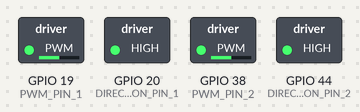
This program was run on a simulated ESP32-S3. On the bench: switched loads named in the program (green lamp = pin HIGH).

Above: at 0.05 s.
At 5.95 s:
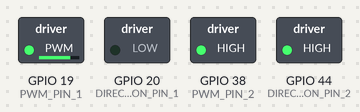
At 8.2 s:
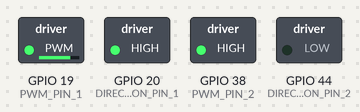
At 10.45 s:
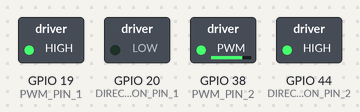
At 14.95 s:
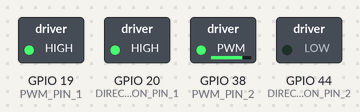
Timing chart, 0 to 17.3 s (numbered marks = the images above):
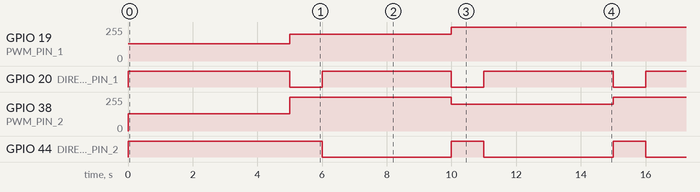

Measured:
- by itself, GPIO 19 (PWM_PIN_1): alternates 255/255 for 10.0 s and 199/255 for 5.0 s
- by itself, GPIO 20 (DIRECTION_PIN_1): alternates HIGH for 4.0 s and LOW for 1.0 s
- by itself, GPIO 38 (PWM_PIN_2): goes 255/255 5.0 s, 199/255 5.0 s, 255/255 10.0 s, 199/255 5.0 s, then 255/255
- by itself, GPIO 44 (DIRECTION_PIN_2): alternates HIGH for 1.0 s and LOW for 4.0 s

The program:

main.cpp
```cpp
#include <Arduino.h>

#define PWM_PIN_1 19          // PWM output pin RIGHT motor
#define DIRECTION_PIN_1 20    // Direction control pin
#define PWM_PIN_2 38          // PWM output pin LEFT motor
#define DIRECTION_PIN_2 44    // Direction control pin
#define PWM_FREQUENCY 100000  // 100 kHz
#define PWM_RESOLUTION 8      // 8-bit resolution
#define PWM_CHANNEL_1 0       // PWM channel
#define PWM_CHANNEL_2 2       // PWM channel
#define SWITCH_INTERVAL 5000  // Interval to change direction in milliseconds

int direction = HIGH;         // Initial direction state
int currentMovement = 0;      // 0 = move forward, 1 = turn right, 2 = turn left
unsigned long previousMillis = 0;

void move_forward();
void turn_left();
void turn_right();
void stop();

void setup() {
  // Initialize the PWM pin and channel
  ledcSetup(PWM_CHANNEL_1, PWM_FREQUENCY, PWM_RESOLUTION);
  ledcSetup(PWM_CHANNEL_2, PWM_FREQUENCY, PWM_RESOLUTION);
  ledcAttachPin(PWM_PIN_1, PWM_CHANNEL_1);
  ledcAttachPin(PWM_PIN_2, PWM_CHANNEL_2);

  // Start the PWM with 50% duty cycle
  ledcWrite(PWM_CHANNEL_1, 128); // 50% of 255 (8-bit resolution)
  ledcWrite(PWM_CHANNEL_2, 128);

  // Initialize the direction pin
  pinMode(DIRECTION_PIN_1, OUTPUT);
  digitalWrite(DIRECTION_PIN_1, direction);
  pinMode(DIRECTION_PIN_2, OUTPUT);
  digitalWrite(DIRECTION_PIN_2, direction);
}

void loop() {
  unsigned long currentMillis = millis();

  if (currentMillis - previousMillis >= SWITCH_INTERVAL) {
    previousMillis = currentMillis;

    // Switch to the next movement function
    currentMovement = (currentMovement + 1) % 3;

    switch (currentMovement) {
      case 0:
        move_forward();
        break;
      case 1:
        turn_right();
        break;
      case 2:
        turn_left();
        break;
    }
  }
}

void turn_left() {
  direction = LOW;
  ledcWrite(PWM_CHANNEL_1, 255);
  ledcWrite(PWM_CHANNEL_2, 200); // dir low
  // contract
  digitalWrite(DIRECTION_PIN_1, direction); // low makes right motor turn cw
  digitalWrite(DIRECTION_PIN_2, !direction); // high makes left motor turn ccw
  delay(1000);
  // expand
  direction = !direction;
  digitalWrite(DIRECTION_PIN_1, direction);
  digitalWrite(DIRECTION_PIN_2, !direction);
  delay(300);
}

void turn_right() {
  direction = LOW;
  ledcWrite(PWM_CHANNEL_1, 200);
  ledcWrite(PWM_CHANNEL_2, 255); // dir low
  // contract
  digitalWrite(DIRECTION_PIN_1, direction); // low makes right motor turn cw
  digitalWrite(DIRECTION_PIN_2, !direction); // high makes left motor turn ccw
  delay(1000);
  // expand
  direction = !direction;
  digitalWrite(DIRECTION_PIN_1, direction);
  digitalWrite(DIRECTION_PIN_2, !direction);
  delay(300);
}

void move_forward() {
  direction = LOW;
  ledcWrite(PWM_CHANNEL_1, 255);
  ledcWrite(PWM_CHANNEL_2, 255); // dir low
  // contract
  digitalWrite(DIRECTION_PIN_1, direction); // low makes right motor turn cw
  digitalWrite(DIRECTION_PIN_2, !direction); // high makes left motor turn ccw
  delay(1000);
  // expand
  direction = !direction;
  digitalWrite(DIRECTION_PIN_1, direction);
  digitalWrite(DIRECTION_PIN_2, !direction);
  delay(300);
}

void stop() {
  ledcWrite(PWM_CHANNEL_1, 0);
  ledcWrite(PWM_CHANNEL_2, 0);
}
```
